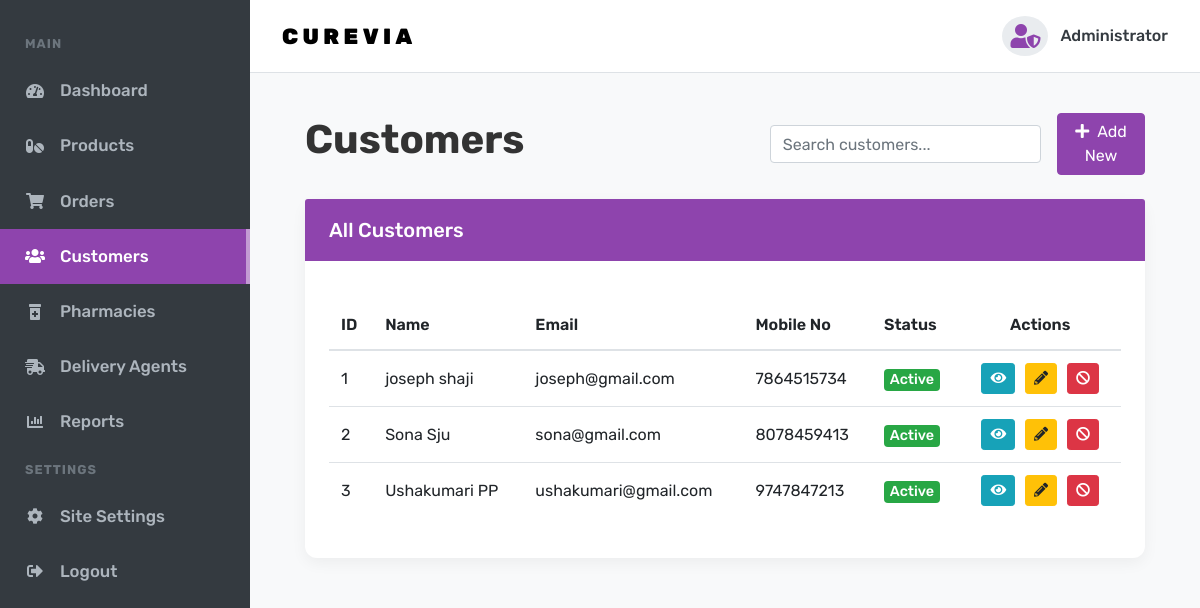
Screenshot of /customer/ with the database file from the repository.
### myapp/models.py (models this page shows, shortened)
class Register(models.Model):
    fname = models.CharField(max_length=100)
    lname = models.CharField(max_length=100)
    email = models.EmailField()
    phone = models.IntegerField()
    zip = models.IntegerField(default=0)
    gender = models.CharField(max_length=100)
    dob = models.DateField()
    password = models.CharField(max_length=100)
    rights = models.CharField(max_length=100,default="user")

### myapp/views.py (the view)
# urls.py: path('customer/', views.customer),
def customer(request):
    us=Register.objects.exclude(rights='admin')
    return render(request, "admin/customer.html",{"us":us})

### myapp/templates/admin/customer.html (shortened to what this page needs)
<!DOCTYPE html>
<html lang="en">
<head>
  <link rel="stylesheet" href="https://cdnjs.cloudflare.com/ajax/libs/font-awesome/5.15.3/css/all.min.css">
  <link rel="stylesheet" href="https://stackpath.bootstrapcdn.com/bootstrap/4.5.2/css/bootstrap.min.css">
</head>
<body>
  <div class="site-wrap">
    <div class="sidebar">
      <nav class="nav flex-column">
        <div class="sidebar-heading">Main</div>
        <a class="nav-link" href="/adminp/" data-page="Dashboard"><i class="fas fa-tachometer-alt"></i> Dashboard</a>
        <a class="nav-link" href="#" data-page="Products"><i class="fas fa-pills"></i> Products</a>
        <a class="nav-link" href="#" data-page="Orders"><i class="fas fa-shopping-cart"></i> Orders</a>
        <a class="nav-link active" href="#" data-page="Customers"><i class="fas fa-users"></i> Customers</a>
        <a href="/pharmacies/" class="nav-link"><i class="fas fa-prescription-bottle-alt"></i> Pharmacies</a>
          <a href="#" class="nav-link"><i class="fas fa-shipping-fast"></i>Delivery Agents</a>
        <a class="nav-link" href="#" data-page="Reports"><i class="fas fa-chart-bar"></i> Reports</a>
        <div class="sidebar-heading">Settings</div>
        <a class="nav-link" href="#" data-page="Site Settings"><i class="fas fa-cog"></i> Site Settings</a>
        <a class="nav-link" id="logout-link"><i class="fas fa-sign-out-alt"></i> Logout</a>
      </nav>
    </div>
    <div class="main-content">
      <header class="admin-navbar">
        <div class="logo">
          <a href="#">CureVia</a>
        </div>
        <div class="admin-profile">
          <i class="fas fa-user-shield"></i>
          <span>Administrator</span>
        </div>
      </header>
      <main class="page-content">
        <div class="container-fluid">
          <div class="page-header">
            <h1 class="page-title" id="page-title">Customers</h1>
            <div class="d-flex align-items-center">
                <input type="text" id="customer-search" class="form-control mr-3" placeholder="Search customers...">
                <a href="{% url 'add_user' %}" class="btn btn-primary">
            <i class="fas fa-plus mr-2"></i>Add New
        </a>
            </div>
          </div>
          <div class="card">
            <div class="card-header">
              All Customers
            </div>
            <div class="card-body">
              <div class="table-responsive">
                <table class="table table-hover">
                  <thead>
                    <tr>
                      <th>ID</th>
                      <th>Name</th>
                      <th>Email</th>
                      <th>Mobile No</th>
                      <th>Status</th>
                      <th class="text-center">Actions</th>
                    </tr>
                  </thead>
                  <tbody id="customer-table-body">
    {% for i in us %}
    <tr>
      <td>{{ forloop.counter }}</td>
      <td>{{ i.fname }} {{ i.lname }}</td>
      <td>{{ i.email }}</td>
      <td>{{ i.phone }}</td>
      <td>
        {% if i.rights == "user" %}
          <span class="badge badge-success">Active</span>
        {% else %}
          <span class="badge badge-danger">Blocked</span>
        {% endif %}
      </td>
      <td class="text-center action-buttons">
        <button class="btn btn-info btn-sm btn-view-customer" title="View Details">
            <i class="fas fa-eye"></i>
        </button>
         <a href="{% url 'edit_user' i.id %}" class="btn btn-warning btn-sm" title="Edit Customer">
            <i class="fas fa-pencil-alt"></i>
        </a>
        {% if i.rights == "user" %}
          <a href="/blockuser/{{i.id}}/" class="btn btn-danger btn-sm" title="Block Customer" onclick="return confirm('Are you sure you want to block this customer?');">
            <i class="fas fa-ban"></i>
          </a>
        {% else %}
          <a href="/unblock/{{i.id}}/" class="btn btn-success btn-sm" title="Unblock Customer" onclick="return confirm('Are you sure you want to unblock this customer?');">
            <i class="fas fa-check-circle"></i>
          </a>
        {% endif %}
      </td>
    </tr>
    {% empty %}
      <tr>
        <td colspan="6" class="text-center">No customers found.</td>
      </tr>
    {% endfor %}
</tbody>
                </table>
              </div>
            </div>
          </div>
        </div>
      </main>
    </div>
  </div>
</body>
</html>

### myapp/templates/admin/customer.html (style rules this page uses)
body { font-family: 'Rubik', sans-serif; background-color: #f8f9fa; color: #343a40; -webkit-font-smoothing: antialiased; -moz-osx-font-smoothing: grayscale; }
h1, h2, h3, h4, h5 { font-family: 'Rubik', sans-serif; font-weight: 700; }
.page-title { font-family: 'Rubik', sans-serif; font-weight: 700; font-size: 2.5rem; color: #333; }
.site-wrap { display: flex; min-height: 100vh; }
.main-content { margin-left: 250px; width: calc(100% - 250px); padding: 0; transition: margin-left 0.3s ease; }
.sidebar { width: 250px; position: fixed; top: 0; left: 0; height: 100%; background-color: #343a40; z-index: 1000; }
.sidebar .nav { padding-top: 1.5rem; }
.sidebar a.nav-link { padding: 15px 25px; text-decoration: none; font-size: 1.05rem; font-weight: 500; color: #adb5bd; display: flex; align-items: center; transition: all 0.2s ease-in-out; cursor: pointer; }
.sidebar a.nav-link i { margin-right: 15px; width: 20px; text-align: center; font-size: 1rem; }
.sidebar a.nav-link.active { background-color: #8e44ad; color: #ffffff; border-right: 4px solid #c39bd3; }
.sidebar .sidebar-heading { padding: 10px 25px; font-size: 0.8rem; font-weight: 700; color: #6c757d; text-transform: uppercase; letter-spacing: .08em; }
.admin-navbar { background-color: #fff; border-bottom: 1px solid #dee2e6; padding: 1rem 2rem; display: flex; justify-content: space-between; align-items: center; }
.admin-navbar .logo a { font-family: 'Rubik', sans-serif; text-transform: uppercase; letter-spacing: .2em; font-size: 22px; font-weight: 900; color: #000000; text-decoration: none; }
.admin-navbar .admin-profile { display: flex; align-items: center; font-weight: 500; color: #343a40; }
.admin-navbar .admin-profile i { font-size: 1.5rem; color: #8e44ad; margin-right: 12px; background-color: #e9ecef; padding: 8px; border-radius: 50%; }
.page-content { padding: 2.5rem; }
.page-header { display: flex; justify-content: space-between; align-items: center; margin-bottom: 1.5rem; }
.card { border: none; border-radius: 12px; box-shadow: 0 5px 15px rgba(0,0,0,0.05); margin-bottom: 1.5rem; }
.card-header { background-color: #8e44ad; color: #fff; font-weight: 500; font-family: 'Rubik', sans-serif; font-size: 1.25rem; padding: 1rem 1.5rem; border-top-left-radius: 12px; border-top-right-radius: 12px; border-bottom: 0; }
.card-body { padding: 1.5rem; }
.table-responsive { margin-top: 1rem; }
.table th { font-weight: 600; border-top: none; }
.table td, .table th { vertical-align: middle; }
.table .action-buttons .btn { margin: 0 3px; }
.badge { font-size: 90%; font-weight: 500; }
.btn-primary { background-color: #8e44ad; border-color: #8e44ad; }

### rows the page displays
Register: fname "joseph", lname "shaji", email "joseph@gmail.com", phone "7864515734", rights "Active"
Register: fname "Sona", lname "Sju", email "sona@gmail.com", phone "8078459413", rights "Active"
Register: fname "Ushakumari", lname "PP", email "ushakumari@gmail.com", phone "9747847213", rights "Active"
